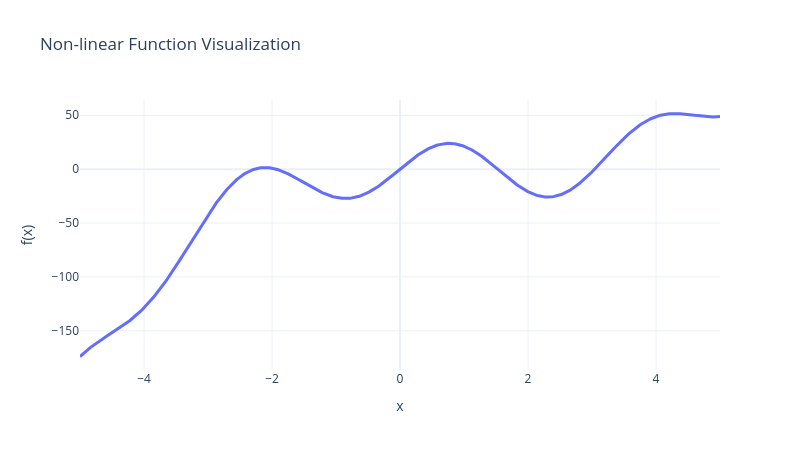

The notebook cell saved with this chart:
### Code cell
# prediction of the model

y_pred = model(x.unsqueeze(1)).squeeze()
x1 = x.detach().numpy()
y1 = y_pred.detach().numpy()

#plot_fun(x=x_true, y=y_true ,x_scatter=x1, y_scatter=y1)
plot_fun(x=x_true, y=y_true)

### Figure 1 — Plotly figure (JSON) as saved in the notebook; plotly's stock layout.template omitted (floating-point values rounded to 4 significant figures; data arrays with more than 128 entries replaced by an {"elided": "..."} marker saying what was removed)
{"data": [{"line": {"width": 3}, "mode": "lines", "name": "$f(x)$ (true function)", "x": {"elided": "1000 float values"}, "y": {"elided": "1000 float values"}, "type": "scatter"}], "layout": {"title": {"text": "Non-linear Function Visualization"}, "xaxis": {"title": {"text": "x"}}, "yaxis": {"title": {"text": "f(x)"}}, "width": 800, "height": 450}}
